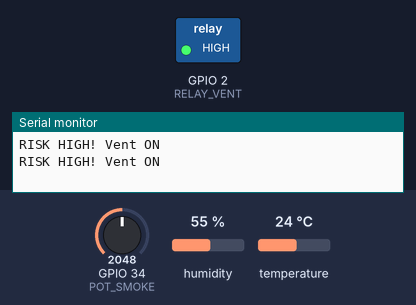
The program below on a simulated ESP32. Shown: switched loads named in the program (green lamp = pin HIGH), the last lines printed to the serial monitor. The inputs (shaded band) are chosen by the test bench; at power-on: GPIO 34 (POT_SMOKE) = 2048, humidity 55 %, temperature 24 °C. WiFi joins after 1.5 s; servers stay silent unless stated.

Above: at 1.8 s.
1.9 s: GPIO 34 (POT_SMOKE) set to 1028
3.4 s: GPIO 34 (POT_SMOKE) set to 945
At 4.8 s:
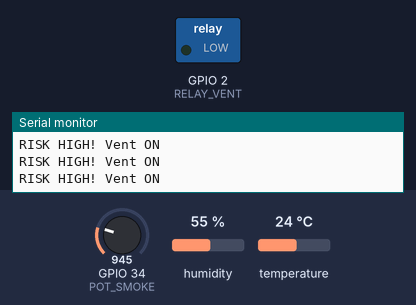
5.5 s: GPIO 34 (POT_SMOKE) set to 1040
At 6.5 s:
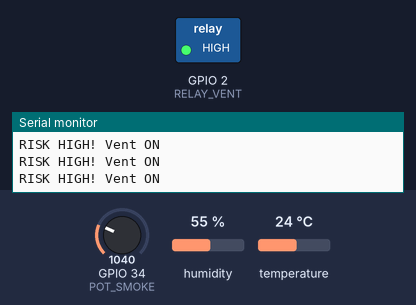
7.5 s: GPIO 34 (POT_SMOKE) set to 960
At 9.4 s:
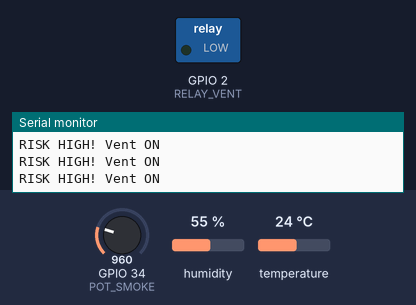
Timing chart, 0 to 10.5 s (numbered marks = the images above; inputs shaded):
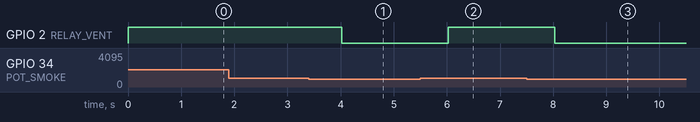

Measured:
- the behaviour switches between 1001 and 1000 on GPIO 34 (POT_SMOKE) (found by bisection; images 0 and 1)
- after the input at 3.4 s, GPIO 2 (RELAY_VENT): HIGH → LOW after 0.62 s
- after the input at 5.5 s, GPIO 2 (RELAY_VENT): LOW → HIGH after 0.52 s
- after the input at 7.5 s, GPIO 2 (RELAY_VENT): HIGH → LOW after 0.53 s

The program:

main.cpp
```cpp
#include <Arduino.h>
#include <WiFi.h>
#include <HTTPClient.h>
#include <DHT.h>

const char* apiKey = "OQA4QZKCQ92DUUJU";
const char* ssid = "Wokwi-GUEST";
const char* password = "";

DHT dht(15, DHT22);
#define POT_SMOKE 34
#define RELAY_VENT 2

void setup() {
  Serial.begin(115200);
  WiFi.begin(ssid, password);
  dht.begin();
  pinMode(RELAY_VENT, OUTPUT);
}

void loop() {
  float temp = dht.readTemperature();
  int smokeRaw = analogRead(POT_SMOKE);

  int riskScore = 0;
  if (temp > 40) riskScore += 50;
  if (smokeRaw > 1000) riskScore += 50;


  if (riskScore >= 50) {
    digitalWrite(RELAY_VENT, HIGH);
    Serial.println("RISK HIGH! Vent ON");
  } else {
    digitalWrite(RELAY_VENT, LOW);
  }

  static unsigned long t = 0;
  if (millis() - t > 15000) {
    t = millis();
    if(WiFi.status() == WL_CONNECTED){
       HTTPClient http;
       String url = "http://api.thingspeak.com/update?api_key=" + String(apiKey) +
                    "&field1=" + String(temp) + "&field2=" + String(riskScore);
       http.begin(url); http.GET(); http.end();
    }
  }
  delay(1000);
}
```
